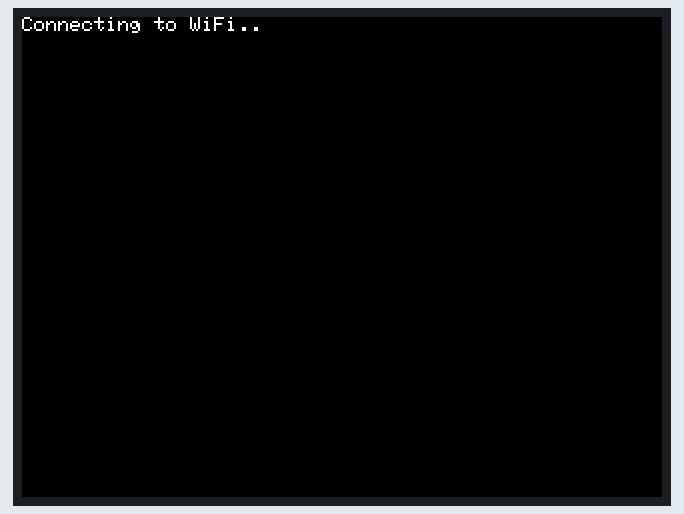
This sketch was run on a simulated ESP32. Shown: 320×240 colour display. WiFi joins after 1.5 s; servers stay silent unless stated; the local clock reads 2024-03-15 10:24:30 at power-on unless the sketch sets it.

Above: at 1.2 s.
At 1.7 s:
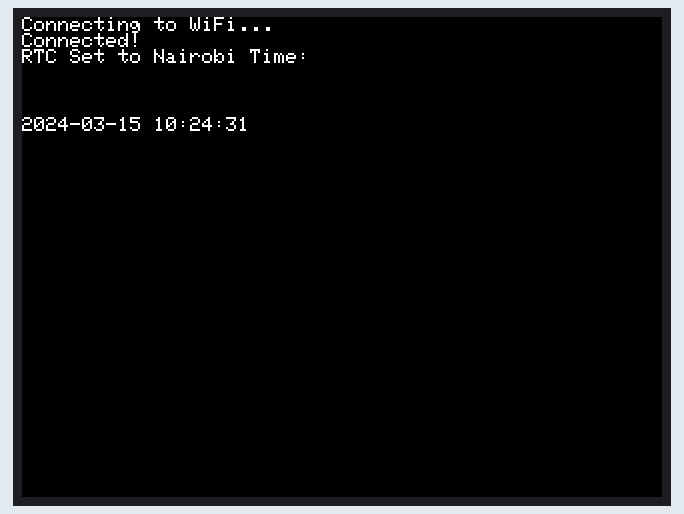

Measured:
- what the display in image 0 shows lasts 0.5 s, from 1.2 s to 1.7 s

The sketch:

setting_RTC.ino
```cpp
#include <M5Stack.h>
#include <WiFi.h>
#include "time.h"
#include <RTClib.h>

RTC_DS3231 rtc;

// WiFi credentials
const char* ssid = "chiri";
const char* password = "dython_66";

// NTP server for Nairobi time (UTC+3)
const char* ntpServer = "ke.pool.ntp.org";
const long gmtOffset_sec = 3 * 3600; // UTC+3 for Nairobi
const int daylightOffset_sec = 0;     // No daylight saving in Kenya

void setup() {
  M5.begin();
  Serial.begin(115200);

  // Initialize RTC
  if (!rtc.begin()) {
    Serial.println("Couldn't find RTC");
    while(1);
  }

  // Connect to WiFi
  WiFi.begin(ssid, password);
  M5.Lcd.print("Connecting to WiFi");
  while (WiFi.status() != WL_CONNECTED) {
    delay(500);
    M5.Lcd.print(".");
  }
  M5.Lcd.println("\nConnected!");

  // Configure and get NTP time
  configTime(gmtOffset_sec, daylightOffset_sec, ntpServer);
  struct tm timeinfo;
  if (!getLocalTime(&timeinfo)) {
    M5.Lcd.println("Failed to get NTP time");
    return;
  }

  // Set RTC to NTP time
  rtc.adjust(DateTime(
    timeinfo.tm_year + 1900,
    timeinfo.tm_mon + 1,
    timeinfo.tm_mday,
    timeinfo.tm_hour,
    timeinfo.tm_min,
    timeinfo.tm_sec
  ));

  // Display confirmation
  M5.Lcd.println("RTC Set to Nairobi Time:");
  printRTCTime();

  WiFi.disconnect(true);
  WiFi.mode(WIFI_OFF);
}

void loop() {
  // Display current RTC time every second
  printRTCTime();
  delay(1000);
}

void printRTCTime() {
  DateTime now = rtc.now();
  M5.Lcd.setCursor(0, 50);
  M5.Lcd.fillRect(0, 50, 320, 30, BLACK);
  M5.Lcd.printf("%04d-%02d-%02d %02d:%02d:%02d",
               now.year(), now.month(), now.day(),
               now.hour(), now.minute(), now.second());
}
```
